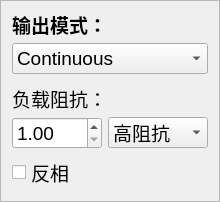
              <widget class="QFrame" name="frame_ch2_mode">
               <property name="frameShape">
                <enum>QFrame::StyledPanel</enum>
               </property>
               <property name="frameShadow">
                <enum>QFrame::Raised</enum>
               </property>
               <layout class="QGridLayout" name="gridLayout_17">
                <item row="4" column="0">
                 <widget class="QDoubleSpinBox" name="doubleSpinBox_ch2_mode_inpedance_para">
                  <property name="minimumSize">
                   <size>
                    <width>90</width>
                    <height>0</height>
                   </size>
                  </property>
                  <property name="maximumSize">
                   <size>
                    <width>16777215</width>
                    <height>16777215</height>
                   </size>
                  </property>
                  <property name="font">
                   <font>
                    <pointsize>14</pointsize>
                   </font>
                  </property>
                  <property name="minimum">
                   <double>1.000000000000000</double>
                  </property>
                  <property name="value">
                   <double>1.000000000000000</double>
                  </property>
                 </widget>
                </item>
                <item row="3" column="0" colspan="2">
                 <widget class="QLabel" name="label_8">
                  <property name="maximumSize">
                   <size>
                    <width>16777215</width>
                    <height>25</height>
                   </size>
                  </property>
                  <property name="font">
                   <font>
                    <pointsize>14</pointsize>
                   </font>
                  </property>
                  <property name="text">
                   <string>负载阻抗：</string>
                  </property>
                 </widget>
                </item>
                <item row="2" column="0" colspan="2">
                 <widget class="QFrame" name="frame_ch2_mode_burst">
                  <property name="frameShape">
                   <enum>QFrame::StyledPanel</enum>
                  </property>
                  <property name="frameShadow">
                   <enum>QFrame::Raised</enum>
                  </property>
                 </widget>
                </item>
                <item row="1" column="0" colspan="2">
                 <widget class="QComboBox" name="comboBox_ch2_mode_mode">
                  <property name="minimumSize">
                   <size>
                    <width>90</width>
                    <height>0</height>
                   </size>
                  </property>
                  <property name="font">
                   <font>
                    <pointsize>14</pointsize>
                   </font>
                  </property>
                  <item>
                   <property name="text">
                    <string>Continuous</string>
                   </property>
                  </item>
                  <item>
                   <property name="text">
                    <string>Burst</string>
                   </property>
                  </item>
                 </widget>
                </item>
                <item row="0" column="0" colspan="2">
                 <widget class="QLabel" name="label_9">
                  <property name="maximumSize">
                   <size>
                    <width>16777215</width>
                    <height>25</height>
                   </size>
                  </property>
                  <property name="font">
                   <font>
                    <pointsize>14</pointsize>
                    <weight>75</weight>
                    <bold>true</bold>
                   </font>
                  </property>
                  <property name="text">
                   <string>输出模式：</string>
                  </property>
                 </widget>
                </item>
                <item row="4" column="1">
                 <widget class="QComboBox" name="comboBox_ch2_mode_inpedance_unit">
                  <property name="minimumSize">
                   <size>
                    <width>100</width>
                    <height>0</height>
                   </size>
                  </property>
                  <property name="maximumSize">
                   <size>
                    <width>16777215</width>
                    <height>16777215</height>
                   </size>
                  </property>
                  <property name="font">
                   <font>
                    <pointsize>14</pointsize>
                   </font>
                  </property>
                  <item>
                   <property name="text">
                    <string>高阻抗</string>
                   </property>
                  </item>
                  <item>
                   <property name="text">
                    <string>Ω</string>
                   </property>
                  </item>
                  <item>
                   <property name="text">
                    <string>kΩ</string>
                   </property>
                  </item>
                 </widget>
                </item>
                <item row="5" column="0">
                 <widget class="QCheckBox" name="checkBox_ch2_reverse">
                  <property name="font">
                   <font>
                    <pointsize>14</pointsize>
                   </font>
                  </property>
                  <property name="text">
                   <string>反相</string>
                  </property>
                 </widget>
                </item>
               </layout>
              </widget>
